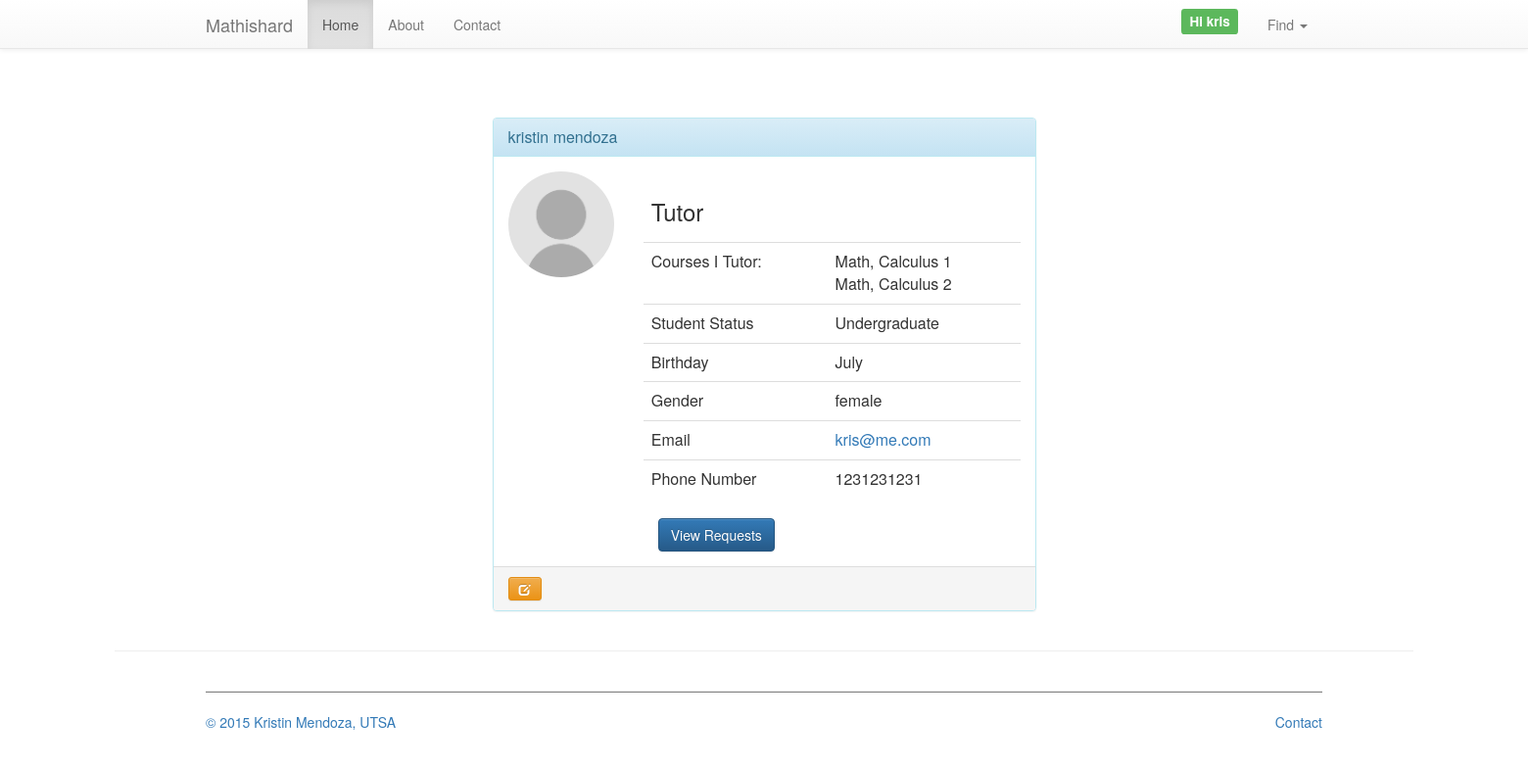
The page /WebContent/user (signed in) on the database its author committed.
### tables this page shows
CREATE TABLE Courses (
  courseId         int(11) NOT NULL AUTO_INCREMENT,
  subject 		varchar (255) NOT NULL,
  courseName 		varchar (255) NOT NULL,
  courseProf 		varchar (255) NOT NULL,
  PRIMARY KEY(courseId)
);

### WebContent/models/User.class.php (called while the page is built, shortened)
<?php
class User {
	public $firstName;
	public $lastName;
	public $email;
	public $gender;
	private $tele;
	public $status;
	public $userRole;
	public $bday;
	private $userId;
	public function getFirstName(){
		return $this->firstName;
	}
	public function getFullName(){
		return User::getFirstName()." ".User::getLastName();
	}
	public function getLastName(){
		return $this->lastName;
	}
	public function getEmail(){
		return $this->email;
	}
	public function getBday(){
		return $this->bday;
	}
	public function getGender(){
		return $this->gender;
	}
	public function getPnum(){
		return $this->tele;
	}
	public function getStatus(){
		return $this->status;
	}
	public function getUserRole(){
		return $this->userRole;
	}
	public function getUserId(){
		return $this->userId;
	}
}
?>

### WebContent/models/CoursesDB.class.php (called while the page is built, shortened)
<?php
class CoursesDB {
	public static function getTutorCourses($idval){
		$tutorCoursesRowSets = array();
		$typeAlias = array("TutorCourses.tutorId" => "tutorId");
		$type = 'tutorId';
		try {
			$db = Database::getDB ();
			$query='SELECT Courses.courseName, Courses.subject, Courses.courseProf
					FROM Courses
					LEFT JOIN TutorCourses
					ON Courses.courseId=TutorCourses.courseId';
			if (!is_null($type)) {
				$typeValue = (isset($typeAlias[$type]))?$typeAlias[$type]:$type;
				$query = $query. " WHERE ($typeValue = :$type)";
				$statement = $db->prepare($query);
				$statement->bindParam(":$type", $idval);
			} else
				$statement = $db->prepare($query);
			$statement->execute ();
			$tutorCoursesRowSets = $statement->fetchAll(PDO::FETCH_ASSOC);
		} catch (Exception $e) {
		}
		return $tutorCoursesRowSets;
	}
}
?>

### WebContent/models/TutorsListDB.class.php (called while the page is built, shortened)
<?php
class TutorsListDB {
	public static function getTutorIdFromUserId($idVal){
		$type = 'userId';
		$typeValue = 'Tutors.userId';
		$tutorIdRowSets = array();
		try{
			$db = Database::getDB ();
			$query = 'SELECT Tutors.tutorId
						FROM Tutors
						LEFT JOIN Users
						ON Users.userId=Tutors.userId
						 ';
			if (!is_null($type)) {
				$query = $query. " WHERE ($typeValue = :$type)";
				$statement = $db->prepare($query);
				$statement->bindParam(":$type", $idVal);
			} else
				$statement = $db->prepare($query);
			$statement->execute ();
			$tutorIdRowSets = $statement->fetchAll(PDO::FETCH_ASSOC);
		}catch( PDOException $e){
			echo "<p>Error getting user rows by $type: " . $e->getMessage () . "</p>";
		}
		if(!empty($tutorIdRowSets)){
			$tutor = $tutorIdRowSets[0];
			return $tutor['tutorId'];
		}else{
			return null ;
		}
	}
}
?>

### WebContent/views/UserView.class.php (the view, shortened to what this page needs)
<?php
class UserView {
public static function show($user=null){
	UserView::showTest();
}
  public static function showTest($getuser=null){
  	$base =(array_key_exists('base', $_SESSION))? $_SESSION['base']: "mk_project";
  	if(is_null($getuser)){
  		$user = (array_key_exists('user', $_SESSION))?unserialize($_SESSION['user']):null;
		$userId = (array_key_exists('userId', $_SESSION))?$_SESSION['userId']:null;
  	}
  	echo'<div class="container">
      <div class="row">
      <div class="col-md-5  toppad  pull-right col-md-offset-3 ">
       <!--    <A href="edit.html" >Edit Profile</A>
        <a href="/'.$base.'/edituser" >Edit Profile</A>-->
       <br>
<p class=" text-info"> </p>
      </div>
        <div class="col-xs-12 col-sm-12 col-md-6 col-lg-6 col-xs-offset-0 col-sm-offset-0 col-md-offset-3 col-lg-offset-3 toppad" >
          <div class="panel panel-info">
            <div class="panel-heading">
              <h1 class="panel-title">';
  	if (!is_null($user)) {
  		echo $user->getFullName();
  	}
              echo'</h1>
            </div>
            <div class="panel-body">
              <div class="row">
                <div class="col-md-3 col-lg-3 " align="center"> <img alt="User Pic" src="uploads\user.png" class="img-circle img-responsive"> </div>
                <div class=" col-md-9 col-lg-9 ">
                  <table class="table table-user-information">
                    <tbody>
                      <tr>
                        <td><h3>';
                    if (!is_null($user)) {
                    	echo $user->getUserRole();
                    }
                        echo'</h3></td>
                        <td>';
                        echo'</td>
                      </tr>
                      <tr><td>';
                      if(!is_null($user) && $user->getUserRole()=="Tutor"){
                      	echo 'Courses I Tutor:';
                      }
                      echo'
                        </td><td>
                        ';
  	if(!is_null($user) && $user->getUserRole()=="Tutor"){
			$tutorId = TutorsListDB::getTutorIdFromUserId($user->getUserId());
			$courseArray= CoursesDB::getTutorCourses($tutorId);
			if(empty($courseArray)){
				echo 'Sorry, no courses specified yet';
			}
			else{
				foreach($courseArray as $course) {
					echo $course['subject'].', '.$course['courseName'];
					echo '<br>';
				}
			}
		}
                      echo'
                      </td></tr>';
                     echo' <tr>
                      <td>Student Status</td>
                      <td>';
                        if (!is_null($user)) {
                        	echo $user->getStatus();
                        }
                        echo'</td>
                                              </tr>';
                      echo'
                      <tr>
                        <td>Birthday</td>
                        <td>';
                    if (!is_null($user)) {echo $user->getBday();}
                        echo'</td>
                      </tr>
                         <tr>
                             <tr>
                        <td>Gender</td>
                        <td>';
                    if (!is_null($user)) {echo $user->getGender();}
                        echo'</td>
                      </tr>
                      <tr>
                        <td>Email</td>
                        <td><a href="';
              if (!is_null($user)) {echo $user->getEmail();}
                        echo'">';	 if (!is_null($user)) {echo $user->getEmail();}
                        echo'</a></td>
                      </tr>
                        <td>Phone Number</td>
                        <td>';
                        if (!is_null($user)) {echo $user->getPnum();}
                        echo'
                        </td>
                      </tr>
                    </tbody>
                  </table>';
 				if(!is_null($user)){
                 	if($userId == $user->getUserId()){
                 		echo'<div class = "container">';
                 		echo'  <a href="/mk_project/user/requests" class="btn btn-primary" data-toggle="tooltip" title="View Tutor Requests" type="button">View Requests</a>
                 		';
                 		echo'</div>';
                 	}elseif($userId != $user->getUserId()){
                 		echo' <a href="#" class="btn btn-primary" data-toggle="tooltip" title="Request help from tutor"  type="button" >Request Tutoring</a>';
                 	}
                 }
             echo'   </div>
              </div>
            </div>
                 <div class="panel-footer">';
                 echo'
    <a href="/'.$base.'/edituser"  data-toggle="tooltip"  title="Edit Profile" type="button" class="btn btn-sm btn-warning"><i class="glyphicon glyphicon-edit"></i></a>';
                        echo'   <span class="pull-right"> ';
                 echo'
                        </span>
                    </div>
          </div>
        </div>
      </div>
    </div>';	 		echo'';
  }
}
?>

### WebContent/css/userview.css (style rules this page uses)
.table-user-information > tbody > tr { border-top: 1px solid rgb(221, 221, 221); }
.table-user-information > tbody > tr:first-child { border-top: 0; }
.table-user-information > tbody > tr > td { border-top: 0; }
.toppad { margin-top:20px; }

### WebContent/css/jumbotron.css (style rules this page uses)
body { padding-top: 50px; padding-bottom: 20px; }

### rows shown on the page
courses: subject "Math", courseName "Calculus 1"
courses: subject "Math", courseName "Calculus 2"

### other values the page prints
$user->getUserName() "kris"
$user->getFullName() "kristin mendoza"
$user->getUserRole() "Tutor"
$user->getStatus() "Undergraduate"
$user->getBday() "July"
$user->getGender() "female"
$user->getEmail() "kris@me.com"
$user->getPnum() "1231231231"
